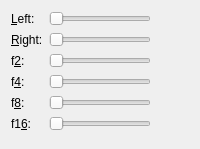
     <widget class="QWidget" name="snd14Tab">
      <attribute name="title">
       <string notr="true">14</string>
      </attribute>
      <layout class="QVBoxLayout" name="snd14TabLayout">
       <item>
        <layout class="QFormLayout" name="snd14TabForm">
         <item row="0" column="0">
          <widget class="QLabel" name="vol14_0Label">
           <property name="text">
            <string>&amp;Left:</string>
           </property>
           <property name="buddy">
            <cstring>vol14_0</cstring>
           </property>
          </widget>
         </item>
         <item row="0" column="1">
          <layout class="QHBoxLayout" name="vol14_0Row">
           <item>
            <widget class="QSlider" name="vol14_0">
             <property name="minimum">
              <number>0</number>
             </property>
             <property name="maximum">
              <number>15</number>
             </property>
             <property name="orientation">
              <enum>Qt::Horizontal</enum>
             </property>
            </widget>
           </item>
           <item>
            <widget class="QLabel" name="vol14_0Value">
             <property name="minimumSize">
              <size>
               <width>32</width>
               <height>0</height>
              </size>
             </property>
             <property name="alignment">
              <set>Qt::AlignRight|Qt::AlignVCenter</set>
             </property>
            </widget>
           </item>
          </layout>
         </item>
         <item row="1" column="0">
          <widget class="QLabel" name="vol14_1Label">
           <property name="text">
            <string>&amp;Right:</string>
           </property>
           <property name="buddy">
            <cstring>vol14_1</cstring>
           </property>
          </widget>
         </item>
         <item row="1" column="1">
          <layout class="QHBoxLayout" name="vol14_1Row">
           <item>
            <widget class="QSlider" name="vol14_1">
             <property name="minimum">
              <number>0</number>
             </property>
             <property name="maximum">
              <number>15</number>
             </property>
             <property name="orientation">
              <enum>Qt::Horizontal</enum>
             </property>
            </widget>
           </item>
           <item>
            <widget class="QLabel" name="vol14_1Value">
             <property name="minimumSize">
              <size>
               <width>32</width>
               <height>0</height>
              </size>
             </property>
             <property name="alignment">
              <set>Qt::AlignRight|Qt::AlignVCenter</set>
             </property>
            </widget>
           </item>
          </layout>
         </item>
         <item row="2" column="0">
          <widget class="QLabel" name="vol14_2Label">
           <property name="text">
            <string notr="true">f&amp;2:</string>
           </property>
           <property name="buddy">
            <cstring>vol14_2</cstring>
           </property>
          </widget>
         </item>
         <item row="2" column="1">
          <layout class="QHBoxLayout" name="vol14_2Row">
           <item>
            <widget class="QSlider" name="vol14_2">
             <property name="minimum">
              <number>0</number>
             </property>
             <property name="maximum">
              <number>15</number>
             </property>
             <property name="orientation">
              <enum>Qt::Horizontal</enum>
             </property>
            </widget>
           </item>
           <item>
            <widget class="QLabel" name="vol14_2Value">
             <property name="minimumSize">
              <size>
               <width>32</width>
               <height>0</height>
              </size>
             </property>
             <property name="alignment">
              <set>Qt::AlignRight|Qt::AlignVCenter</set>
             </property>
            </widget>
           </item>
          </layout>
         </item>
         <item row="3" column="0">
          <widget class="QLabel" name="vol14_3Label">
           <property name="text">
            <string notr="true">f&amp;4:</string>
           </property>
           <property name="buddy">
            <cstring>vol14_3</cstring>
           </property>
          </widget>
         </item>
         <item row="3" column="1">
          <layout class="QHBoxLayout" name="vol14_3Row">
           <item>
            <widget class="QSlider" name="vol14_3">
             <property name="minimum">
              <number>0</number>
             </property>
             <property name="maximum">
              <number>15</number>
             </property>
             <property name="orientation">
              <enum>Qt::Horizontal</enum>
             </property>
            </widget>
           </item>
           <item>
            <widget class="QLabel" name="vol14_3Value">
             <property name="minimumSize">
              <size>
               <width>32</width>
               <height>0</height>
              </size>
             </property>
             <property name="alignment">
              <set>Qt::AlignRight|Qt::AlignVCenter</set>
             </property>
            </widget>
           </item>
          </layout>
         </item>
         <item row="4" column="0">
          <widget class="QLabel" name="vol14_4Label">
           <property name="text">
            <string notr="true">f&amp;8:</string>
           </property>
           <property name="buddy">
            <cstring>vol14_4</cstring>
           </property>
          </widget>
         </item>
         <item row="4" column="1">
          <layout class="QHBoxLayout" name="vol14_4Row">
           <item>
            <widget class="QSlider" name="vol14_4">
             <property name="minimum">
              <number>0</number>
             </property>
             <property name="maximum">
              <number>15</number>
             </property>
             <property name="orientation">
              <enum>Qt::Horizontal</enum>
             </property>
            </widget>
           </item>
           <item>
            <widget class="QLabel" name="vol14_4Value">
             <property name="minimumSize">
              <size>
               <width>32</width>
               <height>0</height>
              </size>
             </property>
             <property name="alignment">
              <set>Qt::AlignRight|Qt::AlignVCenter</set>
             </property>
            </widget>
           </item>
          </layout>
         </item>
         <item row="5" column="0">
          <widget class="QLabel" name="vol14_5Label">
           <property name="text">
            <string notr="true">f1&amp;6:</string>
           </property>
           <property name="buddy">
            <cstring>vol14_5</cstring>
           </property>
          </widget>
         </item>
         <item row="5" column="1">
          <layout class="QHBoxLayout" name="vol14_5Row">
           <item>
            <widget class="QSlider" name="vol14_5">
             <property name="minimum">
              <number>0</number>
             </property>
             <property name="maximum">
              <number>15</number>
             </property>
             <property name="orientation">
              <enum>Qt::Horizontal</enum>
             </property>
            </widget>
           </item>
           <item>
            <widget class="QLabel" name="vol14_5Value">
             <property name="minimumSize">
              <size>
               <width>32</width>
               <height>0</height>
              </size>
             </property>
             <property name="alignment">
              <set>Qt::AlignRight|Qt::AlignVCenter</set>
             </property>
            </widget>
           </item>
          </layout>
         </item>
        </layout>
       </item>
       <item>
        <spacer name="snd14TabSpacer">
         <property name="orientation">
          <enum>Qt::Vertical</enum>
         </property>
        </spacer>
       </item>
      </layout>
     </widget>
